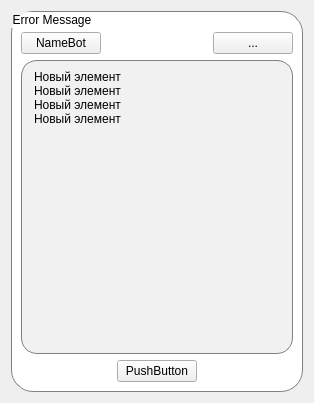
<?xml version="1.0" encoding="UTF-8"?>
<ui version="4.0">
 <class>BlockWidget</class>
 <widget class="QWidget" name="BlockWidget">
  <property name="geometry">
   <rect>
    <x>0</x>
    <y>0</y>
    <width>314</width>
    <height>403</height>
   </rect>
  </property>
  <property name="windowTitle">
   <string>Form</string>
  </property>
  <layout class="QHBoxLayout" name="horizontalLayout_3">
   <item>
    <widget class="QGroupBox" name="groupBox">
     <property name="styleSheet">
      <string notr="true">QGroupBox{
border: 1px solid gray; 
border-radius:22px;
background: white;
}</string>
     </property>
     <property name="title">
      <string>Error Message</string>
     </property>
     <layout class="QVBoxLayout" name="verticalLayout_2">
      <property name="topMargin">
       <number>20</number>
      </property>
      <item>
       <layout class="QHBoxLayout" name="horizontalLayout">
        <item>
         <widget class="QPushButton" name="pushButton">
          <property name="text">
           <string>NameBot</string>
          </property>
         </widget>
        </item>
        <item>
         <spacer name="horizontalSpacer">
          <property name="orientation">
           <enum>Qt::Horizontal</enum>
          </property>
          <property name="sizeHint" stdset="0">
           <size>
            <width>40</width>
            <height>20</height>
           </size>
          </property>
         </spacer>
        </item>
        <item>
         <widget class="QPushButton" name="pushButton_3">
          <property name="text">
           <string>...</string>
          </property>
         </widget>
        </item>
       </layout>
      </item>
      <item>
       <widget class="QGroupBox" name="groupBox_2">
        <property name="styleSheet">
         <string notr="true">QGroupBox{
border: 1px solid gray; 
border-radius: 16px;
background: rgb(241,241,241);
}</string>
        </property>
        <property name="title">
         <string/>
        </property>
        <layout class="QVBoxLayout" name="verticalLayout">
         <item>
          <widget class="QListWidget" name="listWidget">
           <property name="styleSheet">
            <string notr="true">QListWidget{
background: transparent;
border: none;
}</string>
           </property>
           <property name="resizeMode">
            <enum>QListView::Adjust</enum>
           </property>
           <item>
            <property name="text">
             <string>Новый элемент</string>
            </property>
           </item>
           <item>
            <property name="text">
             <string>Новый элемент</string>
            </property>
           </item>
           <item>
            <property name="text">
             <string>Новый элемент</string>
            </property>
           </item>
           <item>
            <property name="text">
             <string>Новый элемент</string>
            </property>
           </item>
          </widget>
         </item>
         <item>
          <spacer name="verticalSpacer">
           <property name="orientation">
            <enum>Qt::Vertical</enum>
           </property>
           <property name="sizeHint" stdset="0">
            <size>
             <width>20</width>
             <height>70</height>
            </size>
           </property>
          </spacer>
         </item>
        </layout>
       </widget>
      </item>
      <item>
       <layout class="QHBoxLayout" name="horizontalLayout_2">
        <item>
         <spacer name="horizontalSpacer_2">
          <property name="orientation">
           <enum>Qt::Horizontal</enum>
          </property>
          <property name="sizeHint" stdset="0">
           <size>
            <width>40</width>
            <height>20</height>
           </size>
          </property>
         </spacer>
        </item>
        <item>
         <widget class="QPushButton" name="pushButton_2">
          <property name="text">
           <string>PushButton</string>
          </property>
         </widget>
        </item>
        <item>
         <spacer name="horizontalSpacer_3">
          <property name="orientation">
           <enum>Qt::Horizontal</enum>
          </property>
          <property name="sizeHint" stdset="0">
           <size>
            <width>40</width>
            <height>20</height>
           </size>
          </property>
         </spacer>
        </item>
       </layout>
      </item>
     </layout>
    </widget>
   </item>
  </layout>
 </widget>
 <resources/>
 <connections/>
</ui>
